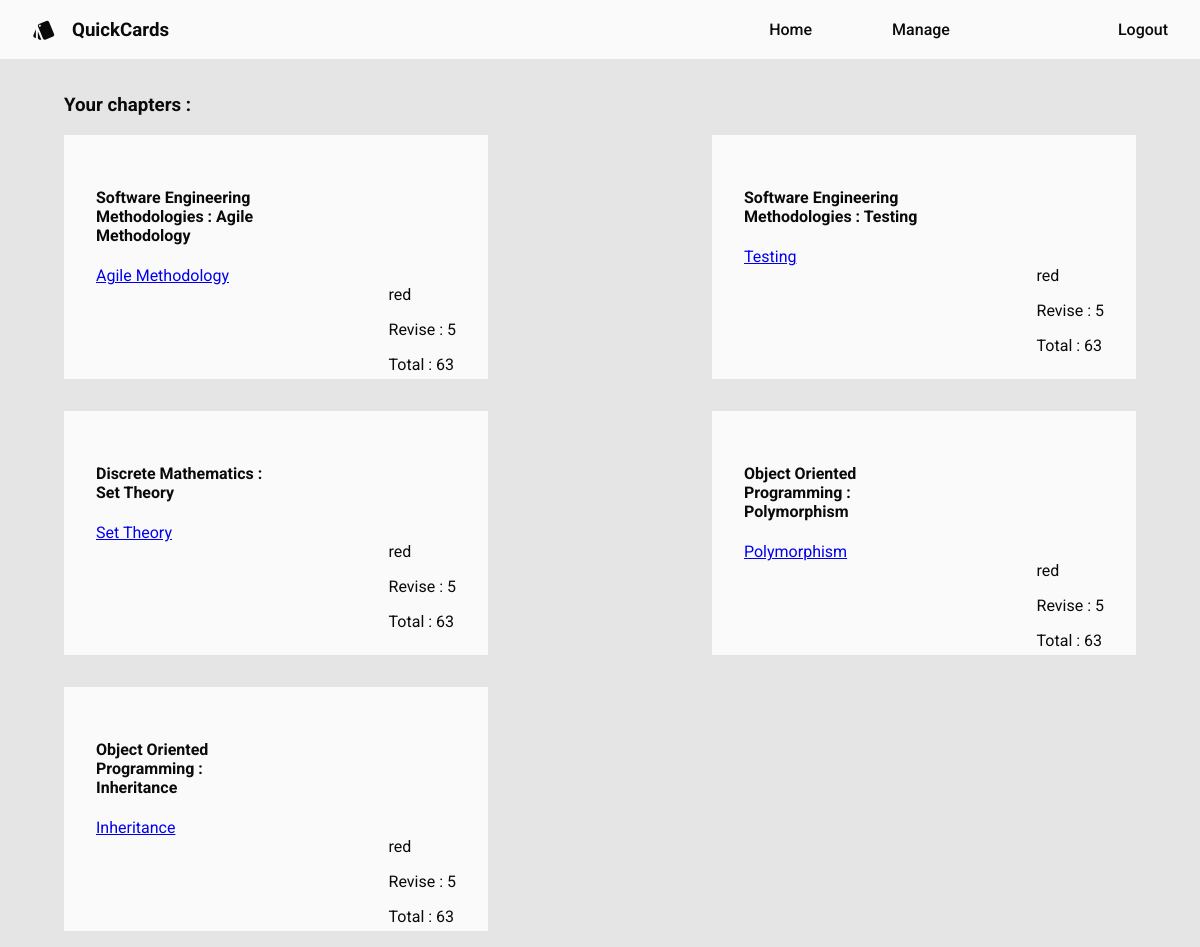
Before: / (signed in) with the older database file.
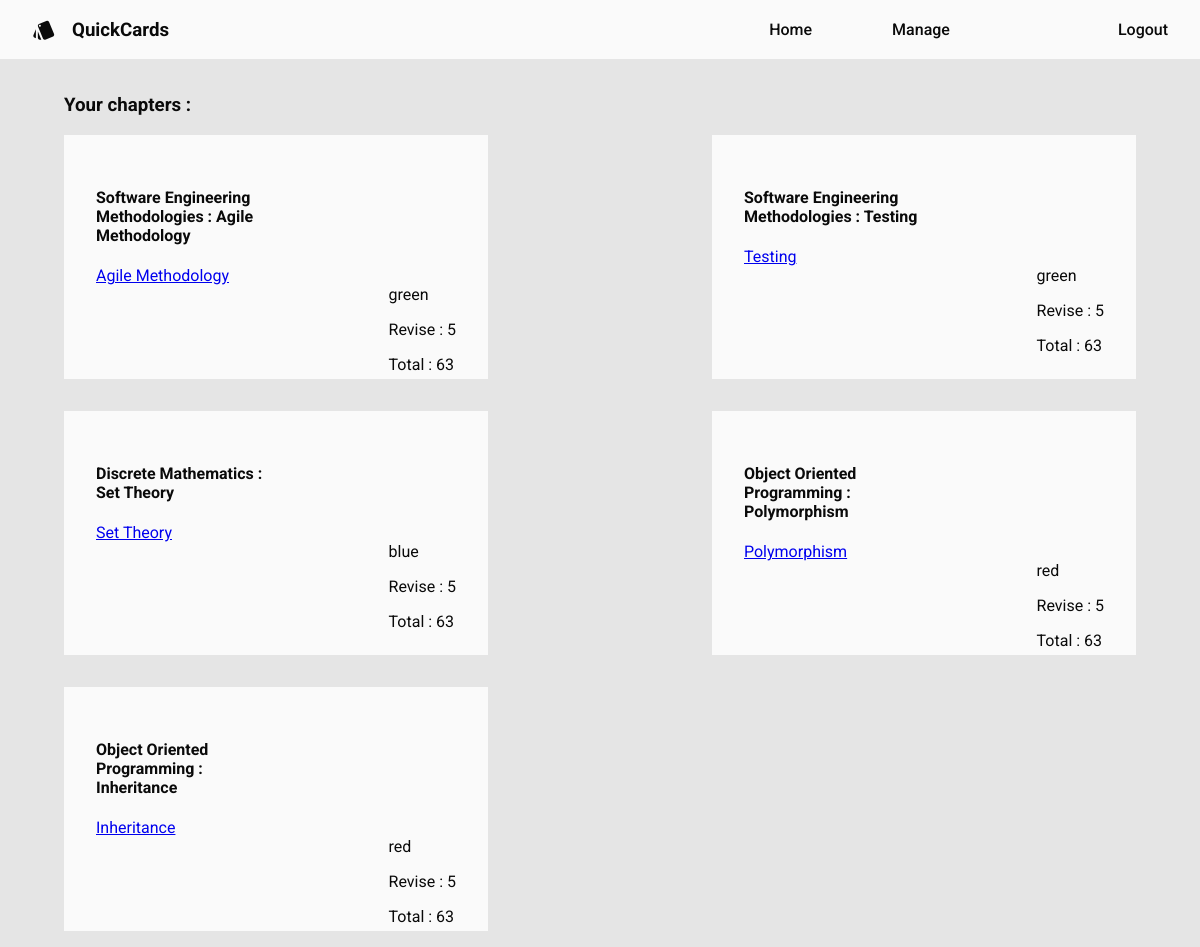
After: the same page with the newer database file.
### flashcards/models.py (models this page shows, shortened)
class Chapter(models.Model):
    chapter_name = models.CharField(max_length=100)
    subject = models.ForeignKey(Subject, on_delete=models.CASCADE)

class Subject(models.Model):
    COLOR_CHOICES = (
        ('red', 'red'),
        ('blue', 'blue'),
        ('green', 'green'),
        ('yellow', 'yellow'),
        ('pink', 'pink'),
    )
    subject_name = models.CharField(max_length=100)
    subject_code = models.CharField(max_length=20, unique=True)
    subject_credits = models.PositiveIntegerField()
    faculty_name = models.CharField(max_length=100)
    user = models.ForeignKey(CustomUser, on_delete=models.CASCADE)
    color = models.CharField(max_length=10, choices=COLOR_CHOICES, default='red')

### flashcards/views.py (the view)
# urls.py: path('',views.home, name="home"),
def home(request):
    subjects = []
    chapters = []
    if request.user.is_authenticated:
        subjects = Subject.objects.filter(user=request.user)
        chapters = Chapter.objects.filter(subject__in=subjects)
    context = {
        'subjects': subjects,
        'chapters': chapters,
    }
    return render(request, 'flashcards/home.html', context)

### flashcards/templates/flashcards/home.html (shortened to what this page needs)
{% extends 'flashcards/base.html' %}
{% block content %}
<div class="main-content">
    {% if user.is_authenticated %}
        <h3 class="main-content-heading">Your chapters : </h3>
        <div class="chapters-list">
            {% for chapter in chapters %}
                <div class="chapter-card-container">
                    <div class="chapter-card">
                        <div class="card-heading">
                            <h4 class="chapter-card-heading">{{ chapter.subject.subject_name }} : {{ chapter.chapter_name }}</h4>
                            <a href="{% url 'flashcards:revision' chapter.id %}">{{ chapter.chapter_name }}</a>
                        </div>
                        <div class="card-count">
                            {{ chapter.subject.color }}
                            <p>Revise : 5</p>
                            <p>Total : 63</p>
                        </div>
                    </div>
                </div>
            {% endfor %}
        </div>
    {% endif %}
</div>
{% endblock %}

### flashcards/templates/flashcards/base.html (shortened to what this page needs)
{% load static %}
<!DOCTYPE html>
<html lang="en">
<head>
    <link rel="stylesheet" href="{% static 'css/styles.css' %}">
</head>
<body>
    <div class="navbar">
        <div class="nav-header">
            <i class="material-icons md-header">style</i>
            <h3 class="nav-header-text">QuickCards</h3>
        </div>
        <div class="nav-content">
            <div class="nav-center">
                <ul class="nav-button-cluster">
                    {% if user.is_authenticated %}
                    <li class="nav-item"><a class="nav-item-link" href="{% url 'flashcards:home' %}">Home</a></li>
                    <li class="nav-item"><a class="nav-item-link" href="{% url 'flashcards:manage' %}">Manage</a></li>
                    {% else %}
                        <li class="nav-item"><a class="nav-item-link" href="{% url 'flashcards:home' %}">Home</a></li>
                        <li class="nav-item"><a class="nav-item-link" href="{% url 'flashcards:home' %}">About</a></li>
                        <li class="nav-item"><a class="nav-item-link" href="{% url 'flashcards:home' %}">Support</a></li>
                    {% endif %}
                </ul>
            </div>
            <div class="nav-right">
                <ul class="nav-button-cluster">
                    {% if user.is_authenticated %}
                        <li class="nav-item"><a class="nav-item-link" href="{% url 'flashcards:logout' %}">Logout</a></li>
                    {% else %}
                        <li class="nav-item nav-item-red"><a class="nav-item-link" id="nav-item-link-red" href="{% url 'flashcards:register' %}">Join Now!</a></li>
                    {% endif %}
                </ul>
            </div>
        </div>
    </div>
    {% block content %} {% endblock %}
</body>
</html>

### flashcards/static/css/styles.css (style rules this page uses)
:root { --primary : #e5e5e5; --secondary : #fafafa; --secondary-hover : #a3a3a3; --accent : #0a0a0a; --red : #0a0a0a; --pink : #9333ea; --secondary-text : #525252; }
body { background-color: var(--primary); margin : 0; font-family: 'Roboto', system-ui, -apple-system, BlinkMacSystemFont, 'Segoe UI', Roboto, Oxygen, Ubuntu, Cantarell, 'Open Sans', 'Helvetica Neue', sans-serif; }
.navbar { display: flex; align-items: center; background-color: var(--secondary); color: var(--accent); justify-content: space-between; }
.nav-content { display : flex; align-items: center; gap: 64px; }
.nav-button-cluster { display: flex; justify-content: space-around; list-style-type: none; gap: 16px; font-weight: 500; }
.nav-header { display: flex; align-items: center; padding: 0px 32px; gap: 16px; justify-content: space-between; width: 8%; }
.nav-item { color: var(--accent); padding : 0px 32px; border: none; transition: transform 1000ms, color 1000ms; }
.nav-item-link { text-decoration: none; color: var(--accent); }
.main-content { padding: 16px 64px; }
.main-content-heading { color: var(--accent); }
.chapters-list { display : flex; justify-content: space-between; flex-wrap: wrap; gap: 32px; }
.chapter-card-container { border-radius: 128px; }
.chapter-card { background-color: var(--secondary); color: var(--accent); width: 360px; height: 180px; padding: 32px; display: grid; grid-template-columns: 1fr 1fr; grid-template-rows: 1fr 1fr; grid-template-areas: "title title" "empty count"; }
.chapter-card-heading { color: var(--accent); grid-area: title; }
.card-count { grid-area: count; justify-self: end; padding: 0; }

Changed rows visible on the page:
changed through a linked row, Chapter "Agile Methodology": subject.color "red" → "green"
changed through a linked row, Chapter "Testing": subject.color "red" → "green"
changed through a linked row, Chapter "Set Theory": subject.color "red" → "blue"
